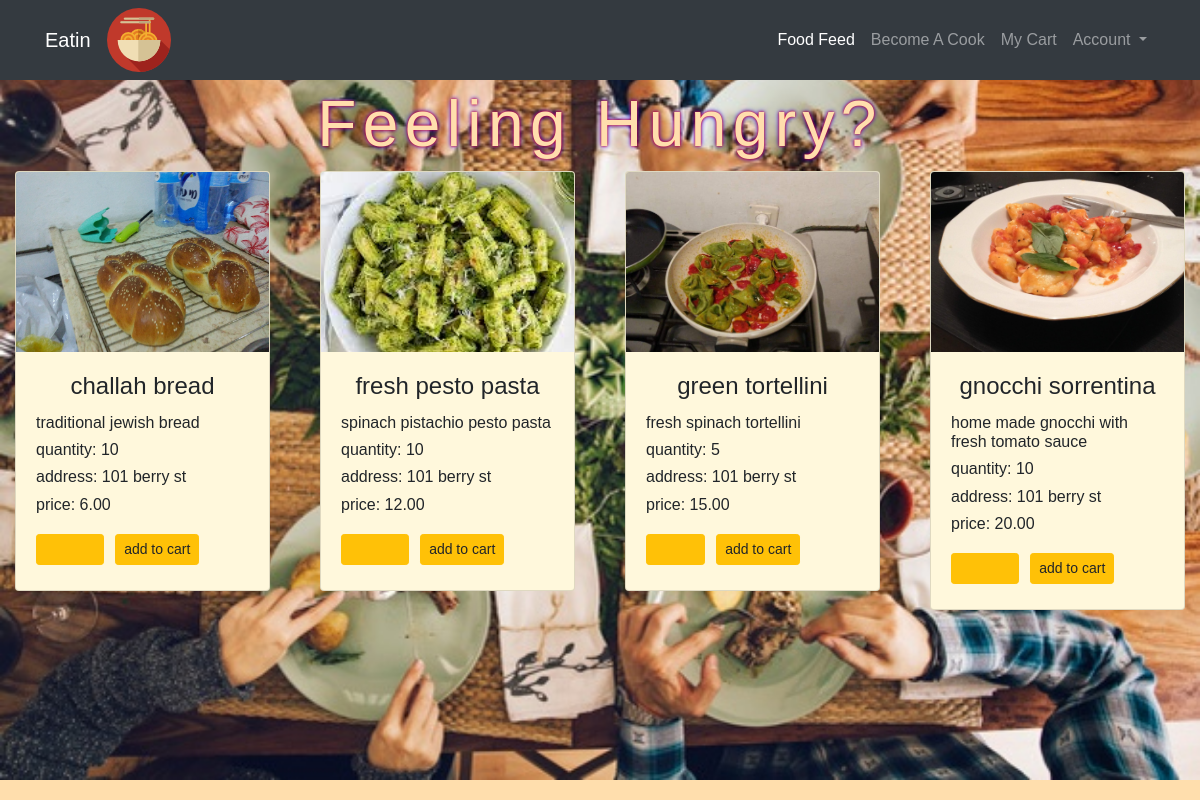
Before: /feed/ with the older database file.
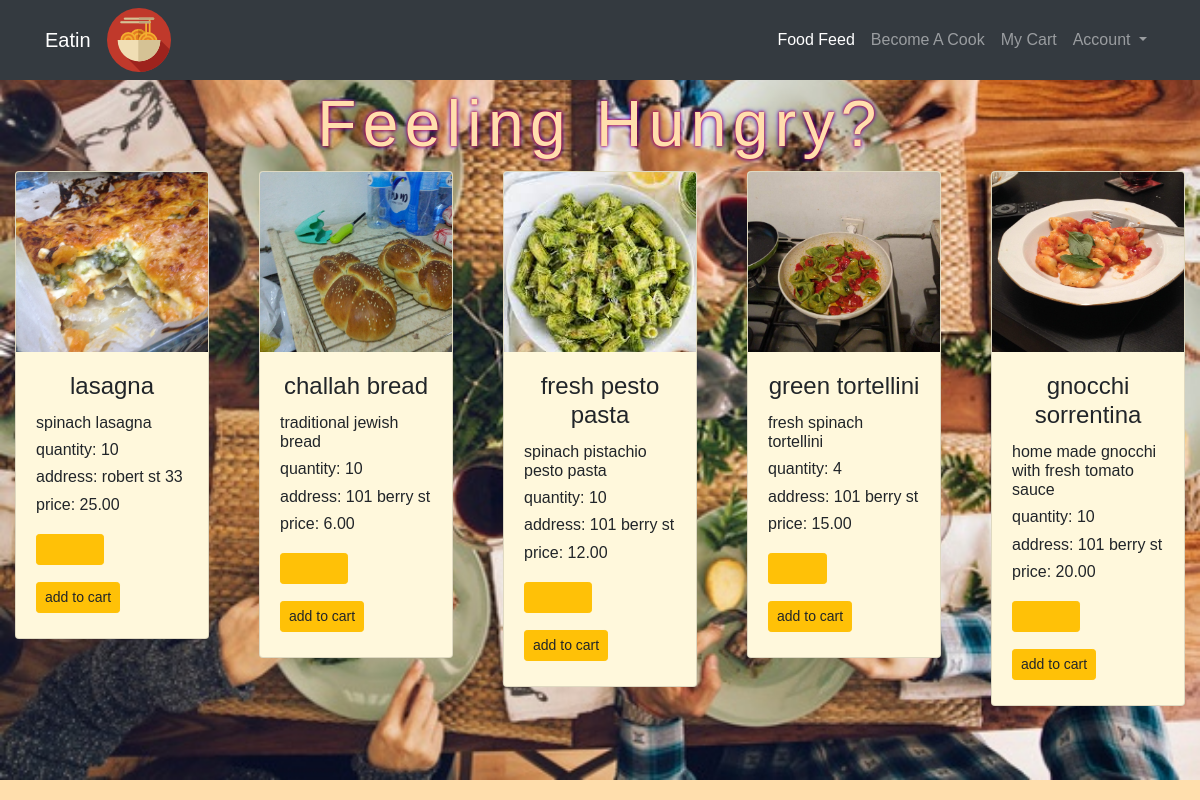
After: the same page with the newer database file.
### cook/models.py (models this page shows)
class Food(models.Model):
    user = models.ForeignKey(User,
    on_delete = models.CASCADE
    )
    title = models.CharField(max_length=20,null=True)
    description = models.CharField(max_length=100)
    price = models.DecimalField(max_digits=4, decimal_places=2,blank=False,null=False)
    created_at = models.DateTimeField(auto_now_add=True)
    updated_at = models.DateTimeField(auto_now=True)
    quantity = models.IntegerField(blank=False,null=False)
    image = models.ImageField(upload_to = 'images/',default=None,blank=True)
    category = models.CharField(
        max_length=50,
        default='OTHER',
        null=False,
        choices=  [
            ('ITALIAN', 'Italian'),
            ('DESERT', 'Desert'),
            ('BEVERAGES', 'Beverages'),
            ('THAI', 'Thai'),
            ('SUSHI', 'Sushi'),
            ('INADIAN', 'Indian'),
            ('MEDITERRANEAN','Mediterranean'),
            ('CHINESE','Chinese'),
            ('AMERICAN','American'),
            ('VIETNAMESE','Vietnamese'),
            ('GLUTEN-FREE','Gluten-Free'),
            ('VEGAN','Vegan'),
            ('SALAD','Salad'),
            ('ASIAN','Asian'),
            ('SOUP','Soup'),
            ('GREEK','Greek'),
            ('JAPANESE','Japanese'),
            ('HOME-COOKING','Home-Cooking'),
            ('OTHER','Other')
            ]
    )

### accounts/models.py (models this page shows)
class Profile(models.Model):
    user = models.OneToOneField(User,
    on_delete = models.CASCADE,
    primary_key=True,
    )
    address = models.CharField(max_length=80,default=None,null=True)
    Type = models.CharField(
        max_length=10,
        default='EATER',
        null=False,
        choices=  [
            ('COOK', 'Cook'),
            ('EATER', 'Eater'),
            ('BOTH', 'Both'),
            ]
    )

### feed/views.py (the view)
# urls.py: path('', views.display_feed, name='display_feed'),
def display_feed(request):
    if request.method == 'GET' or request.method == 'POST':
        foods = Food.objects.filter(quantity__gt=0)
        for food in foods:
            print(food.quantity)
        foods_desc = foods.order_by('-created_at')
        return render(request,'feed/index.html',{'all_foods':foods_desc})

### feed/templates/feed/index.html (shortened to what this page needs)
{% extends 'base.html' %}
{% load static %}
{% block content %}
<link rel="stylesheet" type="text/css" href="{% static 'feed/style.css' %}">
<div class="bg-img">
  <h1 class="container feed_title">Feeling Hungry?<h1>
      <div class="card-columns d-flex">
        {% for food in all_foods %}
        <div class="container-fluid">
          <div class="row">
            <div class="col-md d-flex">
              <div class="card">
                <div class="img-square-wrapper">
                  <img class="card-img-top" src="http://127.0.0.1:8000/media/{{food.image}}" alt="{{food.title}}">
                  <div class="card-body text-center">
                    <h4 class="card-title">{{food.title}}</h4>
                    <h6 class="card-text text-left">{{food.description}}</h6>
                    <h6 class="card-text text-left">quantity: {{food.quantity}}</h6>
                    <h6 class="card-text text-left">address: {{food.user.profile.address}}</h6>
                    <h6 class="card-text text-left">price: {{food.price}}</h6>
                    <div class="card-text text-left">
                      <form action="{% url 'add_to_cart' %}" method="POST">
                        <input type="number" class="btn btn-warning btn-sm" name="quantity" min="1" max="{{food.quantity}}">
                        <input type="submit" class="btn btn-warning btn-sm" value="add to cart">
                      </form>
                    </div>
                  </div>
                </div>
              </div>
            </div>
          </div>
        </div>
        {% endfor %}
        {% endblock %}

Changed rows visible on the page:
added Food: image (picture), title "lasagna", description "spinach lasagna", quantity "10", user.profile.address "robert st 33", price "25.00"
changed Food "green tortellini": quantity "5" → "4"
